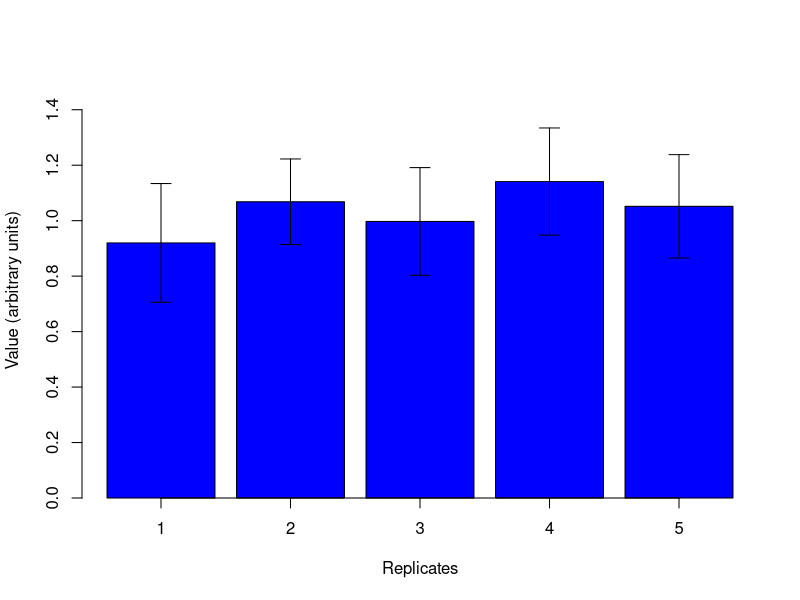

Recreate this plot in R.
error.bar <- function(x, y, upper, lower=upper, length=0.1,...){
if(length(x) != length(y) | length(y) !=length(lower) | length(lower) != length(upper))
stop("vectors must be same length")
arrows(x,y+upper, x, y-lower, angle=90, code=3, length=length, ...)
}

## Usage
y <- rnorm(500, mean=1)
y <- matrix(y,100,5)
y.means <- apply(y,2,mean)
y.sd <- apply(y,2,sd)
barx <- barplot(y.means, names.arg=1:5,ylim=c(0,1.5), col="blue", axis.lty=1, xlab="Replicates", ylab="Value (arbitrary units)")
error.bar(barx,y.means, 1.96*y.sd/10)
